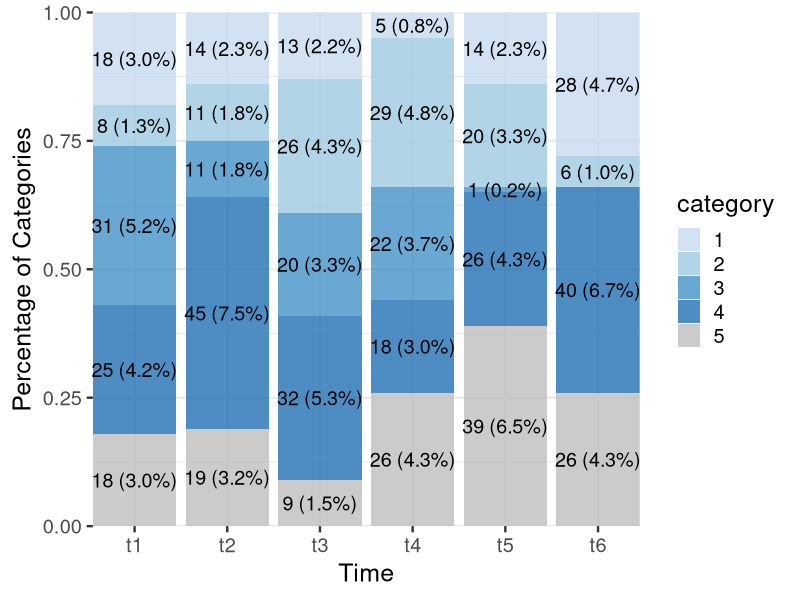

Source code (R): (Note: this script raises an error after producing the figure.)
library(ggplot2)
library(ggalluvial)

example<- read.csv("example.csv")
example$category <- as.factor(example$category)

ggplot(example, aes(x = time,fill=category,color=category)) +
  geom_bar(alpha = 0.8,
           aes(y = ((..count..)/tapply(..count..,..PANEL.., sum)[..PANEL..])),
           position = position_fill(vjust = 0.5),
           col="transparent")+
  geom_text(
           aes(y = ((..count..)/tapply(..count.., ..PANEL..,sum)[..PANEL..]),
               label = paste0(..count..,
                        " (",
            scales::percent(
                   ((..count..)/tapply(..count..,..PANEL.., sum)[..PANEL..]),
                            accuracy = 10^-(1)),
                        ")"
                        )),
              stat = "count", vjust = 0.5, hjust = 0.5,
              size = 5, position = position_fill(vjust = 0.5)  ,
              show.legend = FALSE,col="black") +
  scale_y_continuous(expand = expansion(mult=c(0,0),add = c(0,0)),
                     labels = scales::percent_format(accuracy=1))+
  scale_x_discrete(  expand = expansion(mult=c(0,0),add = c(0,0))) +
  theme_bw(base_size =18)+
  theme(panel.border = element_blank())+
  labs(y="Percentage of Categories",x="Time")+
  scale_y_discrete() +
  theme(axis.text = element_text(size = 12))+
  scale_fill_manual(
    values=rev(c(
      "gray","#2171B5","#4292C6", "#9ECAE1","#C6DBEF")))+
  scale_color_manual(
    values=rev(c(
      "gray","#2171B5","#4292C6", "#9ECAE1","#C6DBEF")))+
  scale_y_continuous(expand = expansion(mult=c(0,0),add = c(0,0)))+
  scale_x_discrete(  expand = expansion(mult=c(0,0),add = c(0,0))) +
  theme_bw(base_size =18)+
  theme(panel.border = element_blank())


library(ggalluvial)
library(scales)



ggplot(example, 
       aes(alluvium = ID, x = time , stratum = category)) + 
  geom_stratum( aes(fill=category,y=after_stat(prop)),decreasing = NA,alpha=0.8)  + 
  geom_flow(aes(fill=category),aes.flow = "forward",alpha = 0.8) +
  geom_text_repel(stat = "stratum",
                   aes(color = stage(category, after_scale = ifelse(
                     decode_colour(alpha(color, 0.8),"rgb", "hcl")[, "l"] > 50,
                     "black","white")
                   ),
                   label = percent(after_stat(prop), accuracy = 1)),
                   show.legend = FALSE,direction="y")+
  scale_y_discrete() +
  theme_bw(base_size =18)+
  theme(axis.text = element_text(size = 12))+
  scale_fill_manual(
    values=rev(c(
      "gray","#2171B5","#4292C6", "#9ECAE1","#C6DBEF")))+
  scale_color_manual(
  values=rev(c(
    "gray","#2171B5","#4292C6", "#9ECAE1","#C6DBEF")))+
  scale_y_continuous(expand = expansion(mult=c(0,0),add = c(0,0)))+
  scale_x_discrete(  expand = expansion(mult=c(0,0),add = c(0,0))) +
  theme_bw(base_size =18)+
  theme(panel.border = element_blank())+
  labs(y="Percentage of Categories",x="Time")


ggplot(example , 
       aes(alluvium = ID, x = time, stratum = category)) + 
  geom_stratum( aes(fill=category,y=after_stat(prop)),alpha=0.8)  + 
  geom_flow(aes(fill=category),aes.flow = "forward" ,alpha=0.8) +
  geom_text_repel(stat = "flow",
                  aes(
                    color = stage(category, after_scale = ifelse(
                      decode_colour(alpha(color, 0.8),"rgb", "hcl")[, "l"] > 50,
                      "black","white")
                    ),
                  label = after_stat(
                    scales::percent(
                      ave(count, x, flow,PANEL, group, FUN = sum) /
                        ave(count, x, flow,PANEL, FUN = sum),accuracy = 1) ),
                                      hjust = after_stat(flow) == "to" 
  ),direction="y",show.legend = FALSE)+
    scale_y_discrete() +
    theme_bw(base_size =18)+
    theme(axis.text = element_text(size = 12))+
    scale_fill_manual(
      values=rev(c(
        "gray","#2171B5","#4292C6", "#9ECAE1","#C6DBEF")))+
    scale_color_manual(
      values=rev(c(
        "gray","#2171B5","#4292C6", "#9ECAE1","#C6DBEF")))+
    scale_y_continuous(expand = expansion(mult=c(0,0),add = c(0,0)))+
    scale_x_discrete(  expand = expansion(mult=c(0,0),add = c(0,0))) +
    theme_bw(base_size =18)+
    theme(panel.border = element_blank())+
    labs(y="Percentage of Categories",x="Time")
  

# Calculate the last health status for each id
example.trans<- example %>% 
  group_by(ID) %>% 
  mutate(category= as.double(category))%>% 
  mutate(prevcategory=lag(category))%>% 
  ungroup()
example.trans <- example.trans %>% 
  group_by(time,treatment,category, prevcategory) %>%  
  summarise(N=n()) %>% 
  ungroup()
example.trans <- example.trans %>% 
  mutate(prevDV=ifelse(time==0,category,prevcategory))%>% 
  complete(treatment=levels(as.factor(as.character(example.trans$treatment))),
           time = c("t1" ,"t2", "t3" ,"t4", "t5" ,"t6"),
           prevcategory=  1:6,
           category=      1:6,
           fill=list(N=0))

# Present the transitions in the required format
example.trans %>% 
  pivot_wider(names_from="category", values_from="N", names_prefix="cat") %>%
  filter(!is.na(prevcategory)) 
example.trans %>% 
  mutate(prevcategory=ifelse(time=="t1",category,prevcategory))%>% 
  mutate( transsign= ifelse(category-prevcategory>0,"increase",
                     ifelse(category-prevcategory==0,"no change","decrease"))
  )%>% 
  filter(!is.na(prevcategory),N!=0)%>% 
  mutate(transsign= factor(transsign,levels = c("decrease","no change","increase")))%>% 
  ggplot(.,aes(category,prevcategory,label=N))+
  geom_abline(color="gray")+
  geom_text(alpha=1,aes(colour=transsign, size=N),
            show.legend = c( colour = TRUE,size = FALSE) 
            )+
  facet_wrap( ~ time,
               labeller = labeller(time= label_both),ncol=3,
               dir="lt" )+
  scale_x_continuous(breaks=c(1,2,3,4,5,6,7))+
  scale_y_continuous(breaks=c(1,2,3,4,5,6,7))+
  theme_bw(base_size = 22)+
  theme(strip.placement = "outside",strip.text.y.left = element_text(angle=0),
        legend.position = "right",
        aspect.ratio = 1,
        strip.background = element_rect(fill = "#475c6b90"), 
        strip.text = element_text(face = "bold",color = "white"))+
  labs(y="category",x="next category",size="N\nTransitions",
       color="Transitions\nDirection")+
  scale_size(range=c(4,10))+
  coord_cartesian(clip="off")+ 
  guides(colour = guide_stringlegend(ncol = 1))+
  scale_color_viridis_d()

